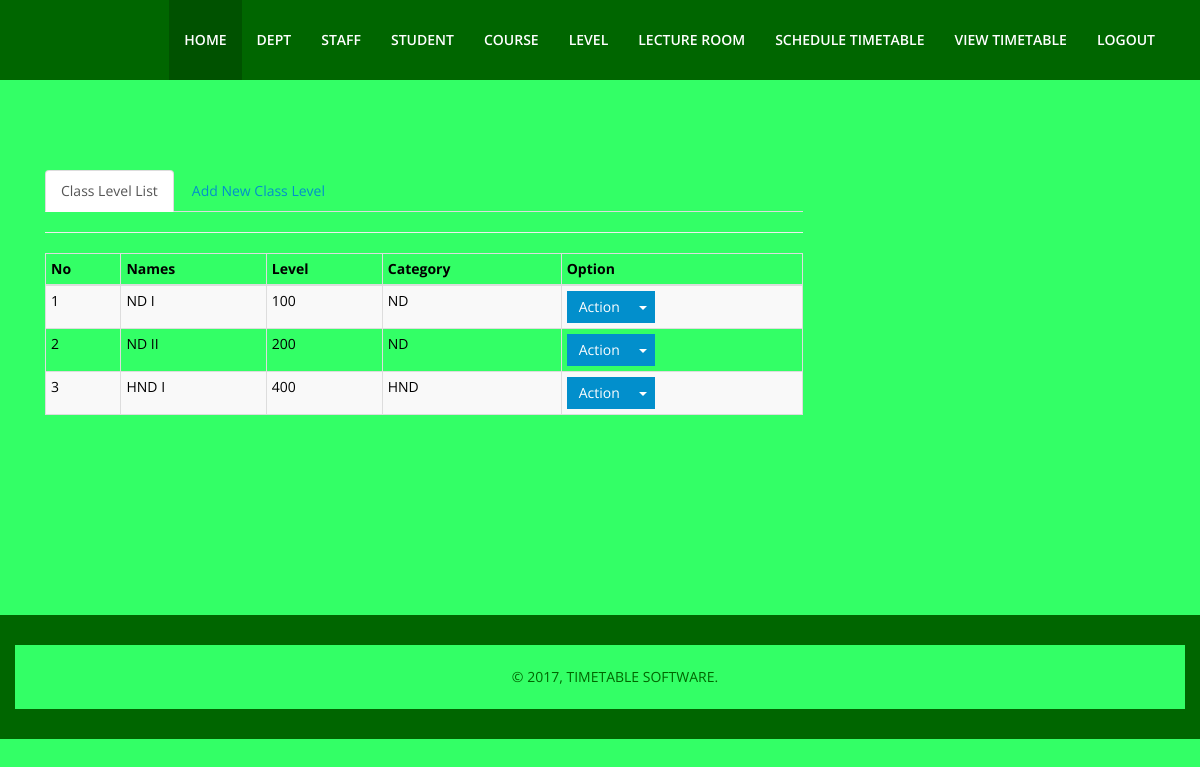
The page /level.php (signed in) on the database its author committed.
### tables this page shows
CREATE TABLE IF NOT EXISTS `class` (
  `id` int(11) NOT NULL AUTO_INCREMENT,
  `name` varchar(50) NOT NULL,
  `level` varchar(10) NOT NULL,
  `category` varchar(10) NOT NULL,
  PRIMARY KEY (`id`)
);

### level.php (the view, shortened to what this page needs)
<?php include ('adminhead.php');
include ('dbcon.php');
?>
  <section id="services">
    <div class="container">
      <div class="heading wow fadeInUp" data-wow-duration="1000ms" data-wow-delay="300ms">
        <div class="row">
<div class="col-lg-10">
<div class="col-lg-10">
    <ul class="nav nav-tabs">
    <li class="active"><a data-toggle="tab" href="#list">Class Level List</a></li>
    <li><a data-toggle="tab" href="#add">Add New Class Level</a></li>
  </ul>
  <div class="tab-content">
    <div id="list" class="tab-pane fade in active">
      <hr>
      <table class="table table-bordered table-striped table-condensed">
                              <thead>
                              <tr>
                                  <th>No</th>
                                  <th>Names</th>
                                  <th>Level</th>
                                  <th>Category</th>
                                  <th>Option</th>
                              </tr>
                              </thead>
                              <tbody>
<?php
$m = 1;
$sql = mysqli_query($conn, "select * from class");
 if (mysqli_num_rows($sql) > 0){
while ($row = mysqli_fetch_assoc($sql)){
?>
<tr>
<td><?php echo $m++; ?></td>
<td><?php echo $row['name'];?></td>
<td><?php echo $row['level'];?></td>
<td><?php echo $row['category'];?></td>
   <td>
   <div class="btn-group">
                                        <button class="btn btn-primary">Action</button>
                                        <button data-toggle="dropdown" class="btn btn-primary dropdown-toggle"><span class="caret"></span></button>
                                  </td>
                                  </tr>
        <?php
}
 }
    ?>
                              </tbody>
                          </table>
    </div>
        </div>
    </div>
  </div>
          </div>
  </div>
</section>
<?php include ('footer.php');?>

### css/lightbox.css (style rules this page uses)
body:after { content: url(../images/lightbox/close.png) url(../images/lightbox/loading.gif) url(../images/lightbox/prev.png) url(../images/lightbox/next.png); display: none; }

### css/main.css (style rules this page uses)
body { font-family: 'Open Sans', sans-serif; font-size: 14px; line-height: 24px; color: #000; background-color: #3F6; }
.btn { border: 0; border-radius: 0; }
a { text-decoration: none; -webkit-transition: 300ms; -moz-transition: 300ms; -o-transition: 300ms; transition: 300ms; }
section { padding: 90px 0; }
.heading { padding-bottom:90px; }

### rows shown on the page
class: name "ND I", level "100", category "ND"
class: name "ND II", level "200", category "ND"
class: name "HND I", level "400", category "HND"
